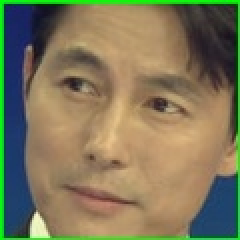
#> input picture yhs/img/origin_4.jpg, 120 x 120 px (shown 2 times larger)
$ jupyter execute nose_detection.ipynb
#> lines starting #> are read from the running program, lines starting #| are printed output that depends on the picture; after the words box and inside, x2 and y2 are one past the last pixel; in counts of white or black regions, pixels touching at a corner belong together
[cell 1]
import cv2 as cv
import numpy as np
import sys
from matplotlib import pyplot as plt
import math

[cell 2]
# 각도 구하기

def degree_cal(x1, y1, x2, y2, dist) :
    # calculate the x,y change between the points
    difference = complex(x2,y2) - complex(x1,y1)

    # convert the difference to polar coordinates
    (distance, angle) = cmath.polar(difference)

    #calculate a new x,y change based on the angle and desired distance
    displacement = cmath.rect(dist, angle)

    # add the displacement to the start and end point
    xy3 = displacement + complex(x2,y2)

    x3 = xy3.real
    y3 = xy3.imag

    return (x3,y3)

[cell 3]
## 사진 수평 맞추기
file_name = "origin"
img = cv.imread("img/"+file_name+"_4.jpg")
#> img is the input picture: shape (120, 120, 3); mean B, G, R 89.6, 119.9, 127.3


faceCascade_eye = cv.CascadeClassifier('data/haarcascade_eye.xml')
gray = cv.cvtColor(img, cv.COLOR_BGR2GRAY)
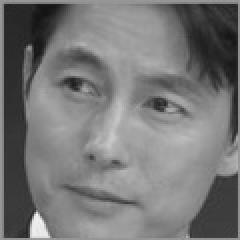
#> gray: shape (120, 120) (shown 2 times larger); min 19, max 242, mean 118.6
eyes = faceCascade_eye.detectMultiScale(gray, scaleFactor=1.3, minNeighbors=5, minSize=(10, 10) )
#> eyes = [[23, 27, 31, 31], [64, 37, 31, 31]]
for i in range(len(eyes)):
    if i == 0 :
        x1, y1, w1, h1 = eyes[i]
    elif i == 1 :
        x2, y2, w2, h2 = eyes[i]
    else :
        pass
#> this loop made 2 passes

if y1 > y2 :
    print("y1이 더 큼")
elif y1 < y2 :
    print("y2가 더 큼")
elif y1 == y2 :
    pass
else :
    pass


# print(img)
rows,cols,ch = img.shape
#> rows = 120; cols = 120; ch = 3

pts1 = np.float32([[50,50],[200,50],[50,200]])
pts2 = np.float32([[10,100],[200,50],[100,250]])

# M = cv.getAffineTransform(pts1,pts2)
M = cv.getRotationMatrix2D((cols/2,rows/2), -45, 0.6)
dst = cv.warpAffine(img,M,(cols,rows))
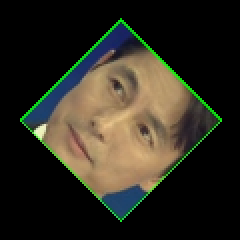
#> dst: shape (120, 120, 3) (shown 2 times larger); mean B, G, R 32.3, 43.4, 45.8

plt.subplot(121),plt.imshow(img),plt.title('Input')
plt.subplot(122),plt.imshow(dst),plt.title('Output')
plt.show()
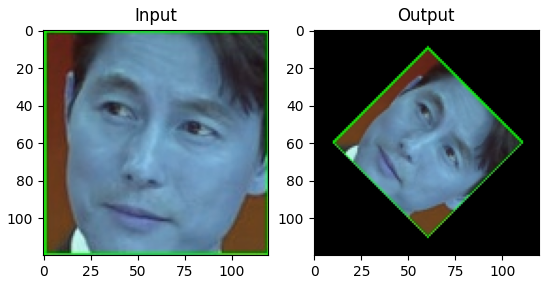
#> figure drawn by matplotlib, 2 panels; B, G, R data is drawn as R, G, B

[cell 4]
gray = cv.cvtColor(img, cv.COLOR_BGR2GRAY)

# Create the haar cascade
noseCascade = cv.CascadeClassifier("data/haarcascade_mcs_nose.xml")

nose = noseCascade.detectMultiScale(gray, scaleFactor=1.3, minNeighbors=5, minSize=(30, 30))
#> nose = [[33, 60, 41, 34]]
for i in range(len(nose)):
    ex, ey, ew, eh = nose[i]
    cv.rectangle(img,(ex,ey),(ex+ew,ey+eh),(0,255,0),2)
#> this loop made 1 pass
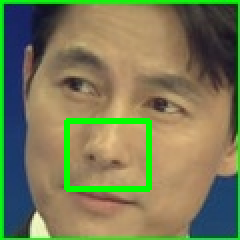
#> img: shape (120, 120, 3) (shown 2 times larger); 3.1% of pixels changed, all inside (x1, y1, x2, y2) = (32, 59, 76, 96)

[cell 5]
cv.imshow("Nose found" ,img)
cv.waitKey(0)
#> Out = 27

$ run again, with yhs/img/origin_1.jpg copied over yhs/img/origin_4.jpg
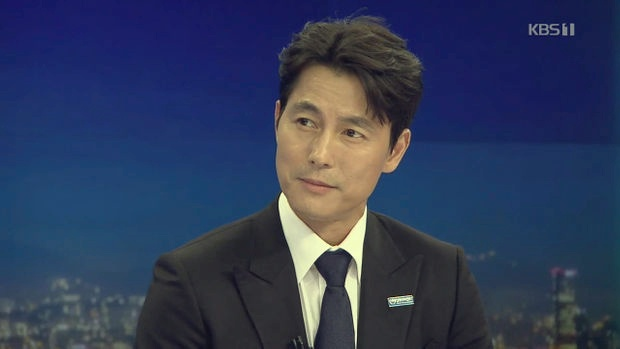
#> input picture yhs/img/origin_1.jpg, 620 x 349 px
#> img is the input picture: shape (349, 620, 3); mean B, G, R 88.9, 59.5, 48.5
#> `gray = cv.cvtColor(img, cv.COLOR_BGR2GRAY)`:
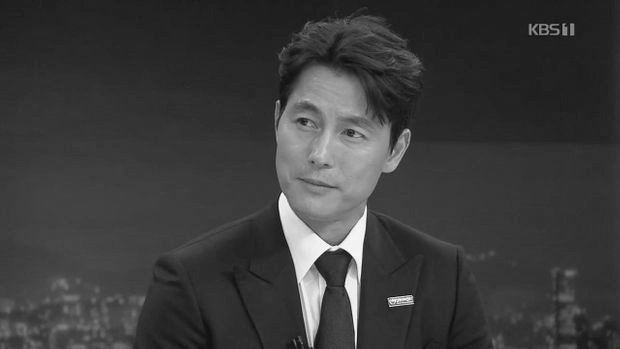
#> gray: shape (349, 620); min 5, max 250, mean 59.5
#> eyes = [[290, 107, 32, 32], [332, 115, 36, 36]]
#> the loop `for i in range(len(eyes)):` made 2 passes
#> nose = [[298, 141, 43, 36]]
#> the loop `for i in range(len(nose)):` made 1 pass
#> after the loop `for i in range(len(nose)):`:
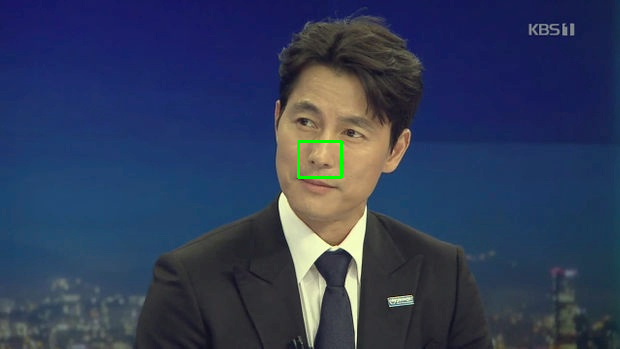
#> img: shape (349, 620, 3); 0.22% of pixels changed, all inside (x1, y1, x2, y2) = (297, 140, 343, 179)
#> Out = 27
